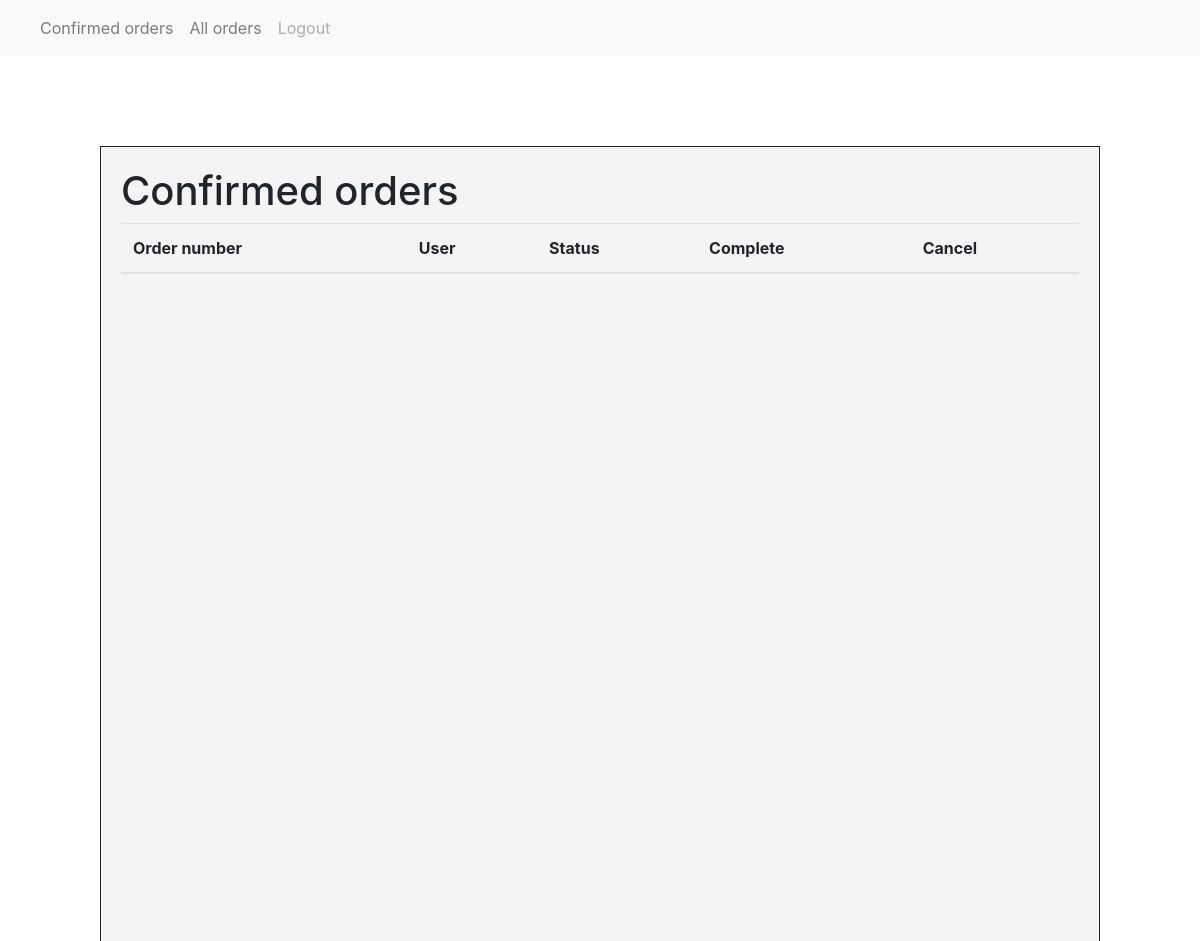
/staff_confirmed_orders, run on an earlier commit of the app's database.
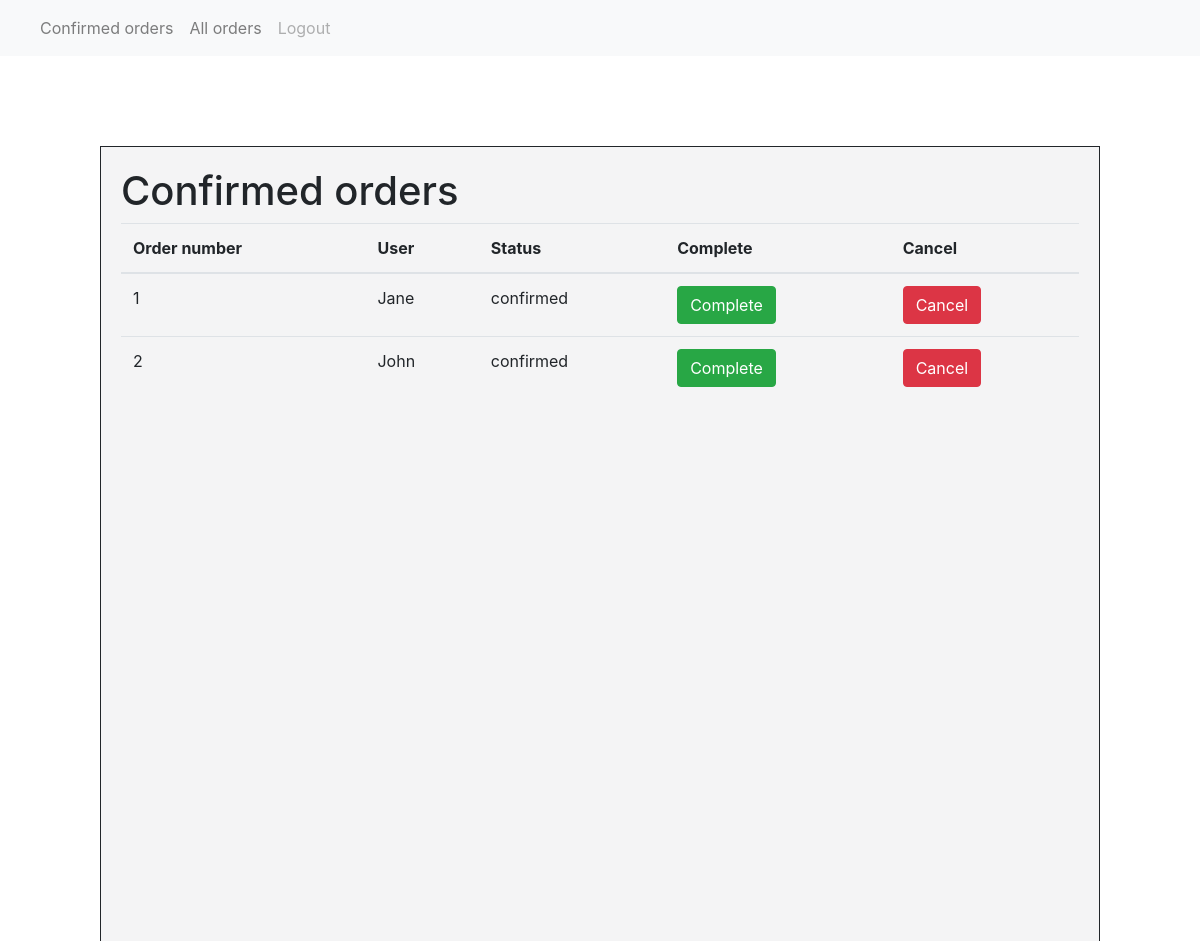
And on a later commit of the database.
### orders/models.py (models this page shows, shortened)
class Orders_tracking(models.Model):
    user = models.ForeignKey(User, on_delete=models.CASCADE)
    order_number = models.IntegerField(blank=True, null=True)
    status = models.CharField(max_length=15, blank=True, null=True)

### orders/views.py (the view)
# urls.py: path("staff_confirmed_orders", views.staff_confirmed_orders, name="staff_confirmed_orders"),
def staff_confirmed_orders(request):
    orders = Orders_tracking.objects.all()
    confirmed_orders = orders.filter(status="confirmed")
    context ={"Orders": confirmed_orders,
    }
    return render(request, "orders/staff_confirmed_orders.html", context)

### orders/templates/orders/staff_confirmed_orders.html (shortened to what this page needs)
{% extends "orders/base_staff.html" %}
{% block body %}
    <div class="menu-table">
        <h1>Confirmed orders</h1>
        <table class="table table-hover">
                <thead>
                    <tr>
                    <th scope="col">Order number</th>
                    <th scope="col">User</th>
                    <th scope="col">Status</th>
                    <th scope="col">Complete</th>
                    <th scope="col">Cancel</th>
                    </tr>
                </thead>
                <tbody>
                {% for order in Orders %}
                    <tr>
                    <td>{{order.order_number}}</td>
                    <td>{{order.user}}</td>
                    <td>{{order.status}}</td>
                    <td><button type="button" class="btn btn-success topping-button">Complete</button></td>
                    <td><button type="button" class="btn btn-danger topping-button">Cancel</button></td>
                    </tr>
                {% endfor %}
                </tbody>
            </table>
    </div>
{% endblock %}

### orders/templates/orders/base_staff.html (shortened to what this page needs)
{% load static %}
<!DOCTYPE html>
<html>
    <head>
        <link rel="stylesheet" href="{% static 'orders/styles.css' %}"/>
            <link rel="stylesheet" href="https://maxcdn.bootstrapcdn.com/bootstrap/4.0.0/css/bootstrap.min.css">
        <nav class="navbar navbar-expand-lg navbar-light bg-light">
                <div class="collapse navbar-collapse" id="navbarNavAltMarkup">
                  <div class="navbar-nav">
                    <a class="nav-item nav-link" href="{% url 'staff_confirmed_orders' %}">Confirmed orders</a>
                    <a class="nav-item nav-link" href="{% url 'staff_all_orders' %}">All orders</a>
                    <a class="nav-item nav-link disabled" href="{% url 'logout' %}">Logout</a>
                  </div>
                </div>
              </nav>
    </head>
    <body>
        <div class="container-fluid">
          {% block body %}
          {% endblock %}
        </div>
    </body>
</html>

### orders/static/orders/styles.css (style rules this page uses)
.menu-table { width: 1000px; height: 800px; background-color: rgba(244, 244, 245, 0.945); border-style: solid; border-width: 1px; padding: 20px; position:absolute; left:0; right:0; top:150px; bottom:0; margin:auto; max-width:100%; max-height:100%; overflow:auto; }
a { color:red; }

What changed in the data, as far as the page shows it:
added Orders_tracking: order_number "1", user "Jane", status "confirmed"
added Orders_tracking: order_number "2", user "John", status "confirmed"
